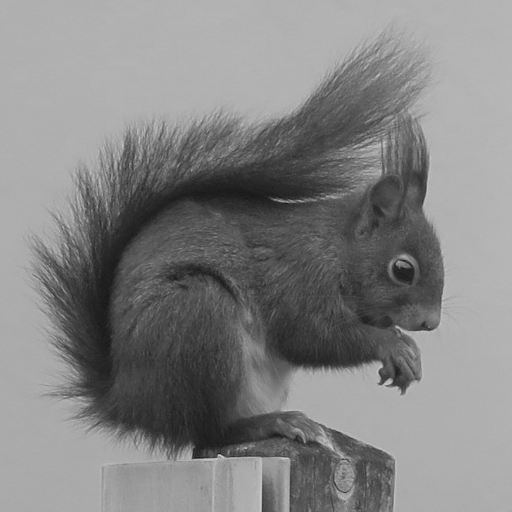
#> input picture TP3/squirrel.png, 512 x 512 px, found by its file name
$ python ex2_interpolation.py
#> lines starting #> are read from the running program, lines starting #| are printed output that depends on the picture
import skimage.io as io
import scipy.fftpack as fft
import numpy as np
import matplotlib.pyplot as plt
import skimage.transform as tr

img = io.imread('TP3/squirrel.png', as_gray=True)
#> img is the input picture: shape (512, 512); min 23, max 213, mean 131
print(img.shape)
#| (512, 512)
fig, axs = plt.subplots(1, 5, figsize=(16, 4))
axs[0].imshow(img, cmap='gray')
axs[0].set_title('Original Image')
axs[0].axis('off')
img2 = img
for i in range(4):
    img2 = tr.rotate(img2, angle=90)
    axs[i+1].imshow(img2, cmap='gray')

    axs[i+1].axis('off')
    error = img - (img2 * 255).astype(np.int32)
    SE = np.sum(np.multiply(error, error))/400
    axs[i+1].set_title(f'Rotated {90*(i+1)}°, SE={SE:.2e}')
#> this loop made 4 passes
#> SE on passes 1 to 4: 1717848.6, 1283361.2, 1717431.8, 230.4
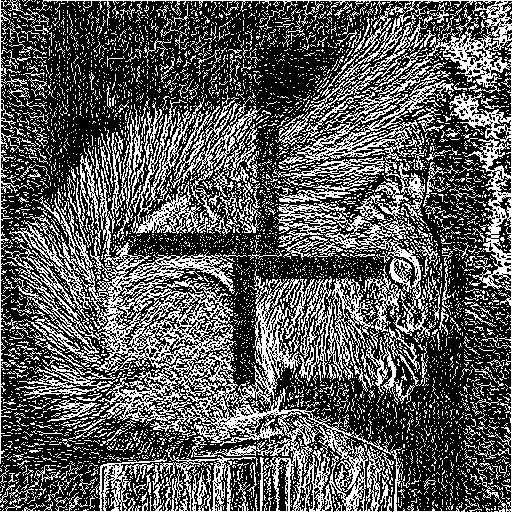
#> error: shape (512, 512) int32; values 0 (black) and 1 (white), 35.1% white in thin lines or dots

plt.tight_layout()
plt.show()

fig, axs = plt.subplots(2, 5, figsize=(20, 8))
axs = axs.flatten()
axs[0].imshow(img, cmap='gray')
axs[0].set_title('Original Image')
axs[0].axis('off')
img2 = img
for i in range(9):
    img2 = tr.rotate(img2, angle=40)
    axs[i+1].imshow(img2, cmap='gray')
    error = img-(img2 * 255).astype(np.int32)
    SE = np.sum(np.multiply(error, error))/400
    axs[i+1].set_title(f'Rotated {40*(i+1)}°, SE={SE:.2e}')
    axs[i+1].axis('off')
#> this loop made 9 passes
#> SE on passes 1 to 9: 4487301.9, 5174304.5, 5460385.3, 5218306.1, 5279618.6, 5741161.2, 5599159.6, 5197121.8, 4116003.6
#> pass 1, `error = img-(img2 * 255).astype(np.int32)`:
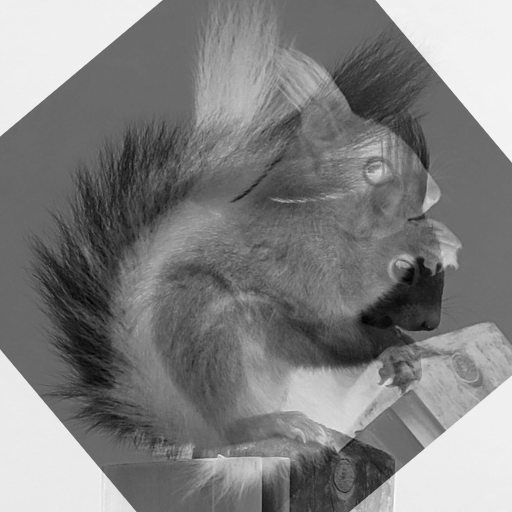
#> error: shape (512, 512) int32; min -142, max 197, mean 29.9; drawn with min black and max white
#> after the loop:
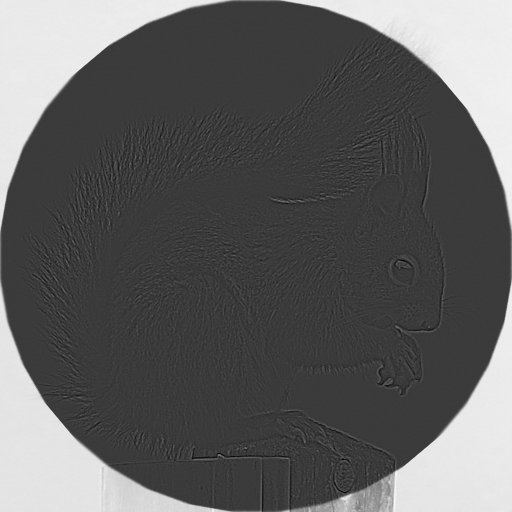
#> error: shape (512, 512) int32; min -59, max 197, mean 37; drawn with min black and max white
#> after the loop:
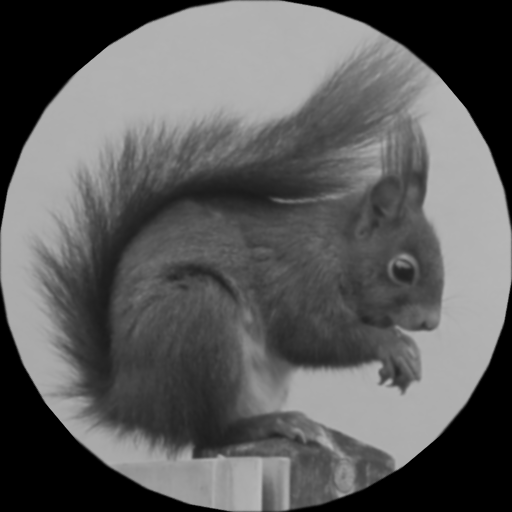
#> img2: shape (512, 512) float64; min 0, max 0.729, mean 0.37

plt.tight_layout()
plt.show()
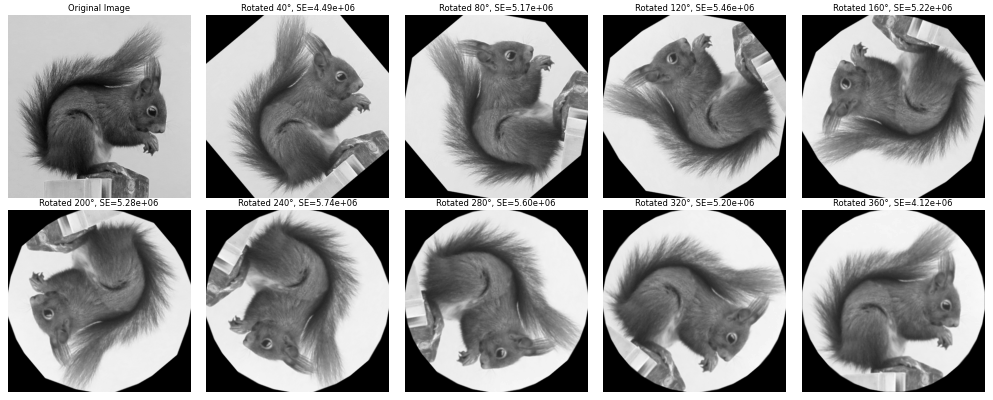
#> figure drawn by matplotlib, 10 panels

fig, axs = plt.subplots(2, 5, figsize=(20, 8))
axs = axs.flatten()
axs[0].imshow(img, cmap='gray')
axs[0].set_title('Original Image')
axs[0].axis('off')
img2 = img
for i in range(9):
    img2 = tr.rotate(img2, angle=40, order = 5)
    axs[i+1].imshow(img2, cmap='gray')
    error = img-(img2 * 255).astype(np.int32)
    SE = np.sum(np.multiply(error, error))/400
    axs[i+1].set_title(f'Rotated {40*(i+1)}°, SE={SE:.2e}')
    axs[i+1].axis('off')
#> this loop made 9 passes
#> SE on passes 1 to 9: 4493029.5, 5187563.2, 5480296, 5243170.9, 5309090, 5774797.4, 5636516.9, 5237244.4, 4110972.1
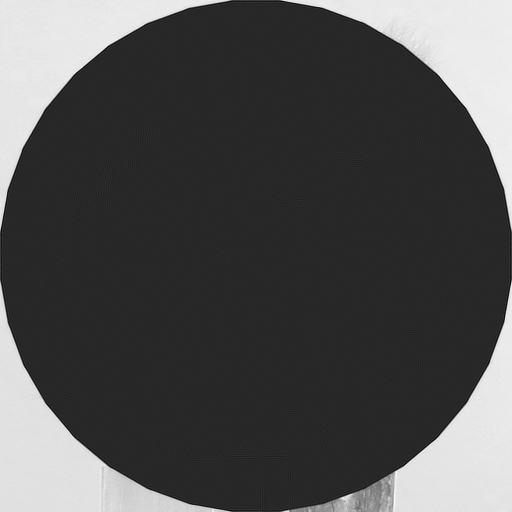
#> error: shape (512, 512) int32; min -36, max 197, mean 36.8; drawn with min black and max white

plt.tight_layout()
plt.show()
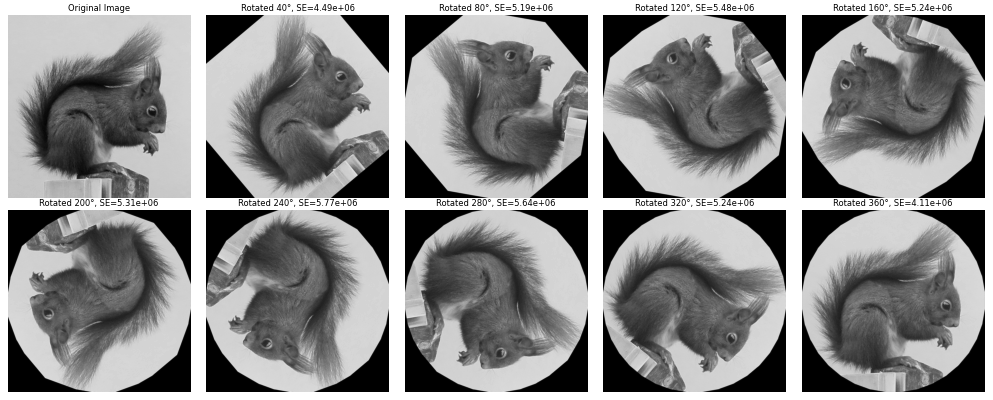
#> figure drawn by matplotlib, 10 panels
